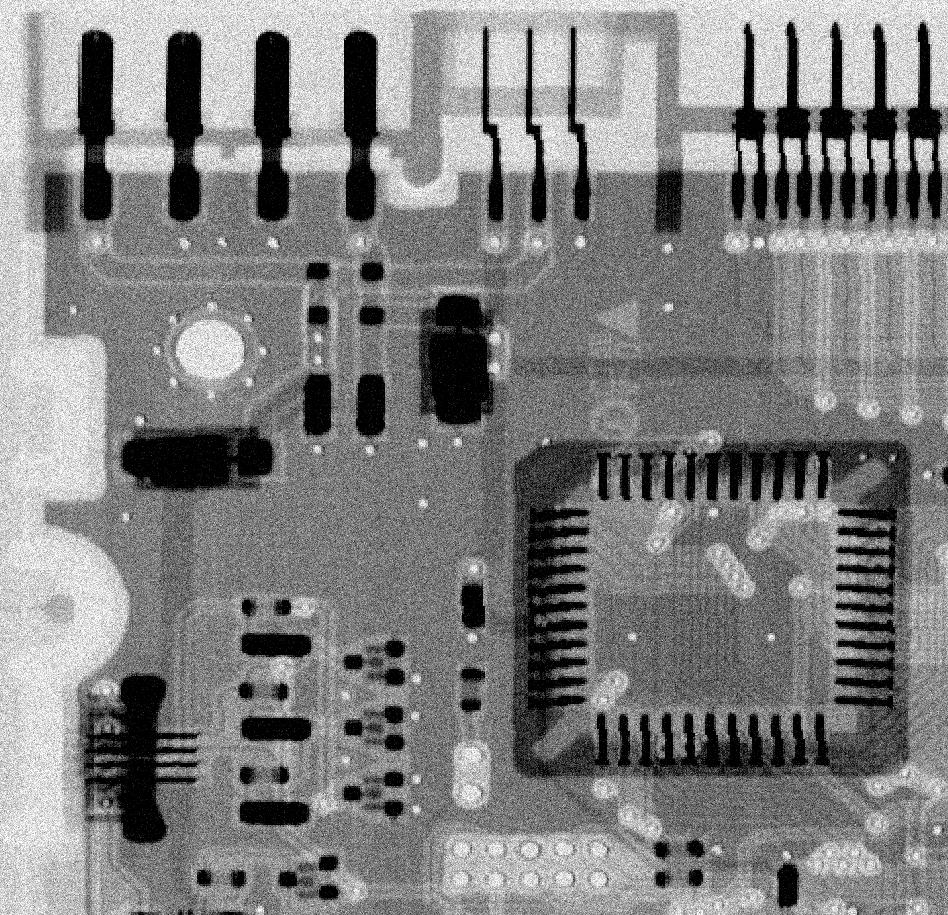
%> input picture assets/noisyPCB.jpg, 948 x 915 px
$ octave Task4_5.m   (GNU Octave 9; MATLAB toolbox functions it lacks are replaced by stand-ins)
%> lines starting %> are read from the running program, lines starting %| are printed output that depends on the picture
cc;
%> (this line was passed over: cc is not available in this run)
f = imread('../assets/noisyPCB.jpg');
%> f is the input picture: size 915x948 uint8; min 0, max 255, mean 128

w_box = fspecial('average', [9 9]);
w_gauss = fspecial('Gaussian', [7 7], 1);
g_box = imfilter(f, w_box, 0);
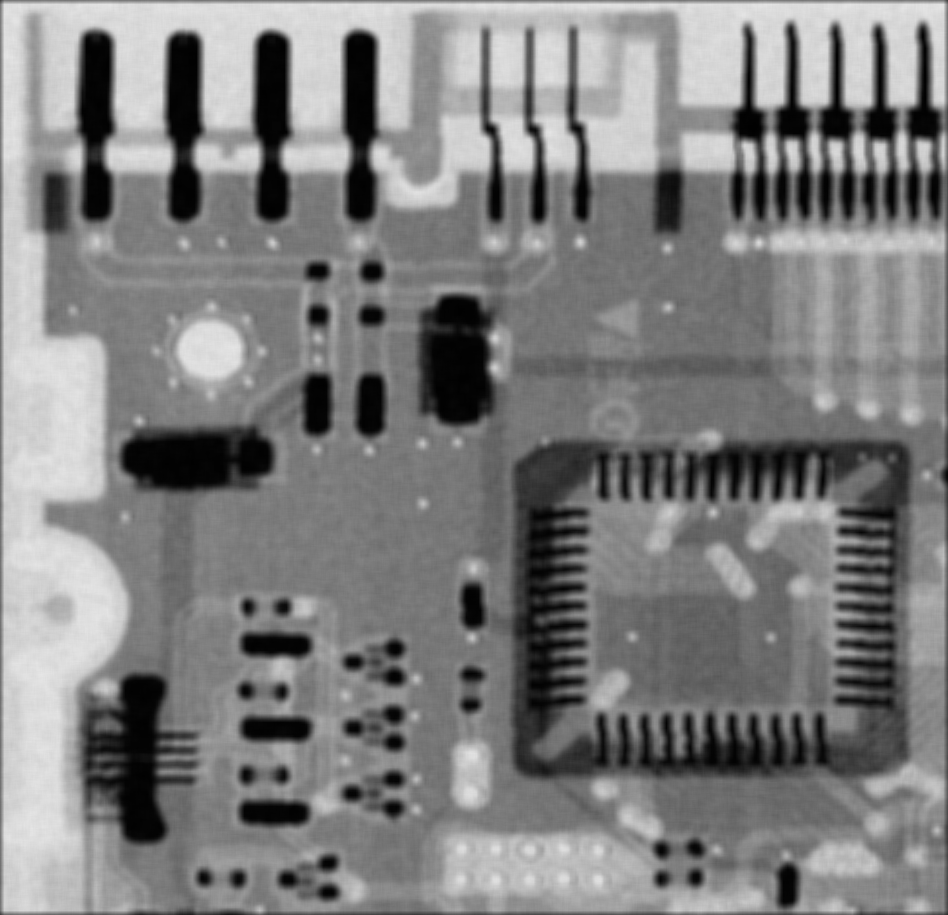
%> g_box: size 915x948 uint8; min 1, max 230, mean 127.1
g_gauss = imfilter(f, w_gauss, 0);

%% Subplot Filters
% [6 lines of commented-out code are left out]

%% Vary Simgas
% [15 lines of commented-out code are left out]

g_median = medfilt2(f, [7 7], 'zero');
figure; montage({f, g_median})
%> after `montage({f, g_median})`:
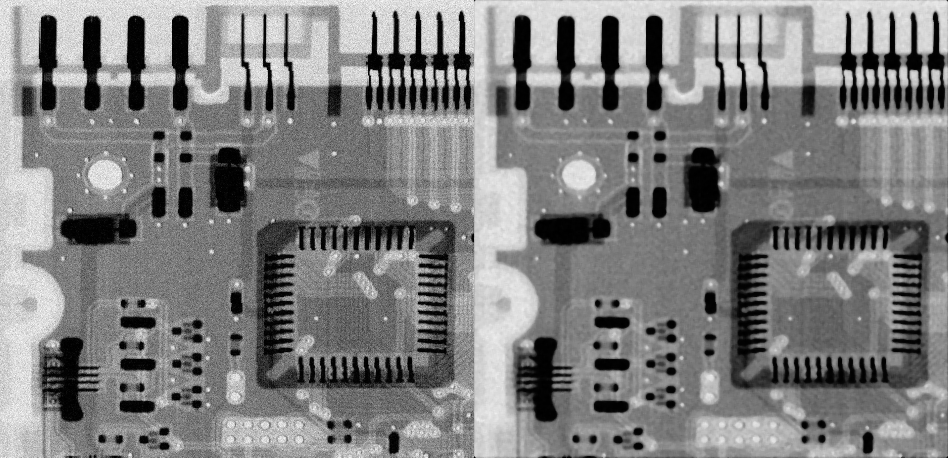
%> displayed picture: size 915x1896, on the screen's scale of 0 to 255 (shown at 1/2 size); min 0, max 255, mean 127.6
